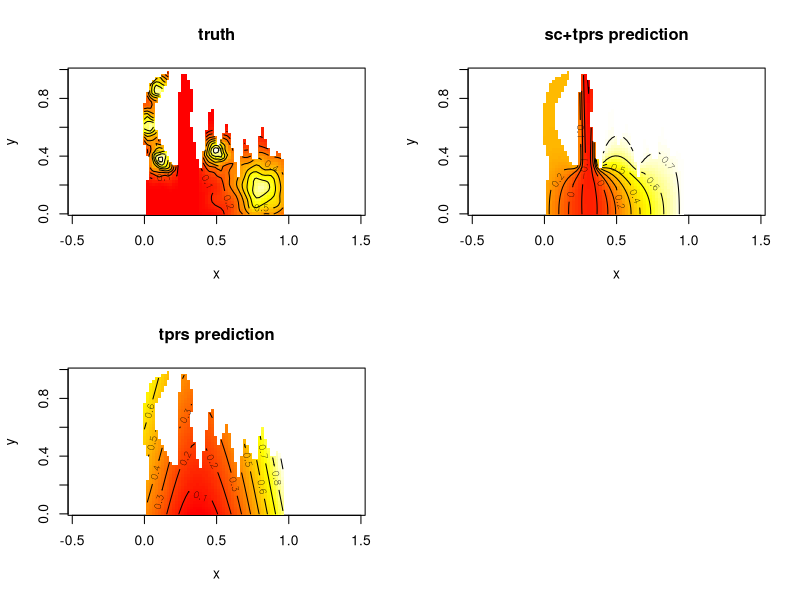

R code for this plot:
# Fit a gam to the irregular region once it's been mapped

# load some data...
true.vals<-read.csv("wtbbtruth.csv",header=TRUE)
true.vals.mapped<-read.csv("wtbbtruemapped.csv",header=FALSE)
names(true.vals.mapped)<-c("x","y","z")

verts<-read.csv("figverts-real.csv")
names(verts)<-c("x","y")
verts<-data.frame(x=c(verts$x,verts$x[1]),y=c(verts$y,verts$y[1]))

# axis values
axis.vals<-list(x=sort(unique(true.vals$x)),y=sort(unique(true.vals$y)))


# sample from the matrix

# how many points to sample
samp.size<-1000

# make a sample index
this.sample<-sample(c(1:dim(true.vals)[1]),samp.size)

# noise
ran<-rnorm(samp.size)*2

true.vals$z[true.vals$inside==0]<-NA

# take the points from the true and true mapped
samp.data<-data.frame(x=true.vals$x[this.sample],y=true.vals$y[this.sample],z=true.vals$z[this.sample]+ran)
samp.data.mapped<-data.frame(x=true.vals.mapped$x[this.sample],y=true.vals.mapped$y[this.sample],z=true.vals.mapped$z[this.sample]+ran)

# run mgcv
library(mgcv)
b.mapped<-gam(z~s(x)+s(y),data=samp.data.mapped)


#### predict back
# try to predict over the whole domain
fv <- predict(b.mapped,newdata=data.frame(x=true.vals.mapped$x,y=true.vals.mapped$y))



res<-sqrt(length(true.vals$x))
par(mfrow=c(2,2))

#surf[!inside.points]<-NA

### first truth
tru<-matrix(c(0),res,res)
tru[true.vals$inside==1]<-true.vals$z[true.vals$inside==1]
tru[true.vals$inside==0]<-NA
image(tru,col=heat.colors(100),xlab="x",ylab="y",main="truth",asp=1)
contour(tru,add=T)

### sc prediction w. tprs 
# do some faffing for the plots
pred.grid<-matrix(c(0),res,res)
pred.grid[true.vals$inside==1]<-fv
pred.grid[true.vals$inside==0]<-NA

image(pred.grid,col=heat.colors(100),xlab="x",ylab="y",main="sc+tprs prediction",asp=1)
contour(pred.grid,add=T)

### normal tprs
b.tprs<-gam(z~s(x)+s(y),data=samp.data)
fv.tprs <- predict(b.tprs,newdata=data.frame(x=true.vals$x[true.vals$inside==1],y=true.vals$y[true.vals$inside==1]))

pred.grid.tprs<-matrix(c(0),res,res)
pred.grid.tprs[true.vals$inside==1]<-fv.tprs
pred.grid.tprs[true.vals$inside==0]<-NA
image(pred.grid.tprs,col=heat.colors(100),xlab="x",ylab="y",main="tprs prediction",asp=1)
contour(pred.grid.tprs,add=T)

### soap
#library(soap)
# setup knots
# this is a faff
#knots.x<-rep(seq(min(true.vals$x[true.vals$inside==1]),max(true.vals$x[true.vals$inside==1]),length.out=7),7)
#knots.y<-rep(seq(min(true.vals$y[true.vals$inside==1]),max(true.vals$y[true.vals$inside==1]),length.out=7),rep(7,7))
#
#insideknots<-inSide(verts,knots.x,knots.y)
#
#knots<-data.frame(x=knots.x[insideknots],y=knots.y[insideknots])
#
## get only the inside points
#inside.points<-inSide(verts,samp.data$x,samp.data$y)
#samp.data<-data.frame(x=samp.data$x[inside.points],y=samp.data$y[inside.points],z=samp.data$z[inside.points])
#
## fit
#b.soap<-gam(z~s(x,y,bs="so",xt=list(bnd=list(verts)),k=49),data=samp.data,knots=knots)
#
## plot
#
#fv.soap <- predict(b.soap,newdata=data.frame(x=true.vals$x[true.vals$inside==1],y=true.vals$y[true.vals$inside==1]))
#
#pred.grid.soap<-matrix(c(0),res,res)
#pred.grid.soap[true.vals$inside==1]<-fv.soap
#pred.grid.soap[true.vals$inside==0]<-NA
#image(axis.vals$x,axis.vals$y,pred.grid.soap,col=heat.colors(100),xlab="x",ylab="y",main="soap prediction",asp=1)
#contour(axis.vals$x,axis.vals$y,pred.grid.soap,add=T)
#lines(verts,lwd=2)


### calculate the MSEs

cat("sc+tprs",mean((true.vals$z[true.vals$inside==1]-fv)^2,na.rm=T),"\n")
cat("tprs",mean((true.vals$z[true.vals$inside==1]-fv.tprs)^2,na.rm=T),"\n")
#cat("soap",mean((true.vals$z[true.vals$inside==1]-fv.soap)^2,na.rm=T),"\n")

